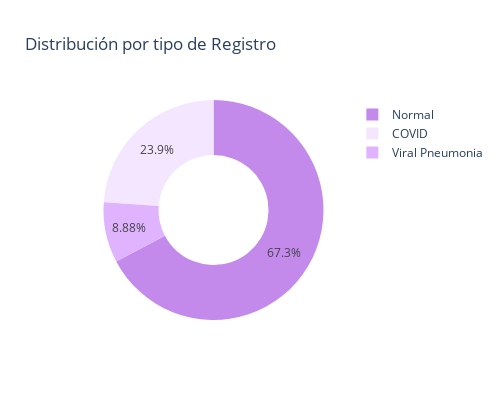

Notebook source saved alongside this figure:
### Code cell
import plotly.express as px

fig = px.pie(values = conteos[0:3], names = Classes[0:3], color = ['G1', 'G2', 'G3'],
             color_discrete_map = {'G1': '#f5e6ff','G2': '#c38aec','G3': '#e0b3ff'}, hole = 0.5,  title = 'Distribución por tipo de Registro')
# Update the layout to make the figure less wide
fig.update_layout(width=500, height=400)
fig.show()

### Figure 1 — Plotly figure (JSON) as saved in the notebook; plotly's stock layout.template omitted (floating-point values rounded to 4 significant figures)
{"data": [{"customdata": [["G1"], ["G2"], ["G3"]], "domain": {"x": [0, 1], "y": [0, 1]}, "hole": 0.5, "hovertemplate": "label=%{label}<br>value=%{value}<br>color=%{customdata[0]}<extra></extra>", "labels": ["COVID", "Normal", "Viral Pneumonia"], "legendgroup": "", "marker": {"colors": ["#f5e6ff", "#c38aec", "#e0b3ff"]}, "name": "", "showlegend": true, "type": "pie", "values": [3616, 10192, 1345]}], "layout": {"height": 400, "legend": {"tracegroupgap": 0}, "title": {"text": "Distribución por tipo de Registro"}, "width": 500}}
